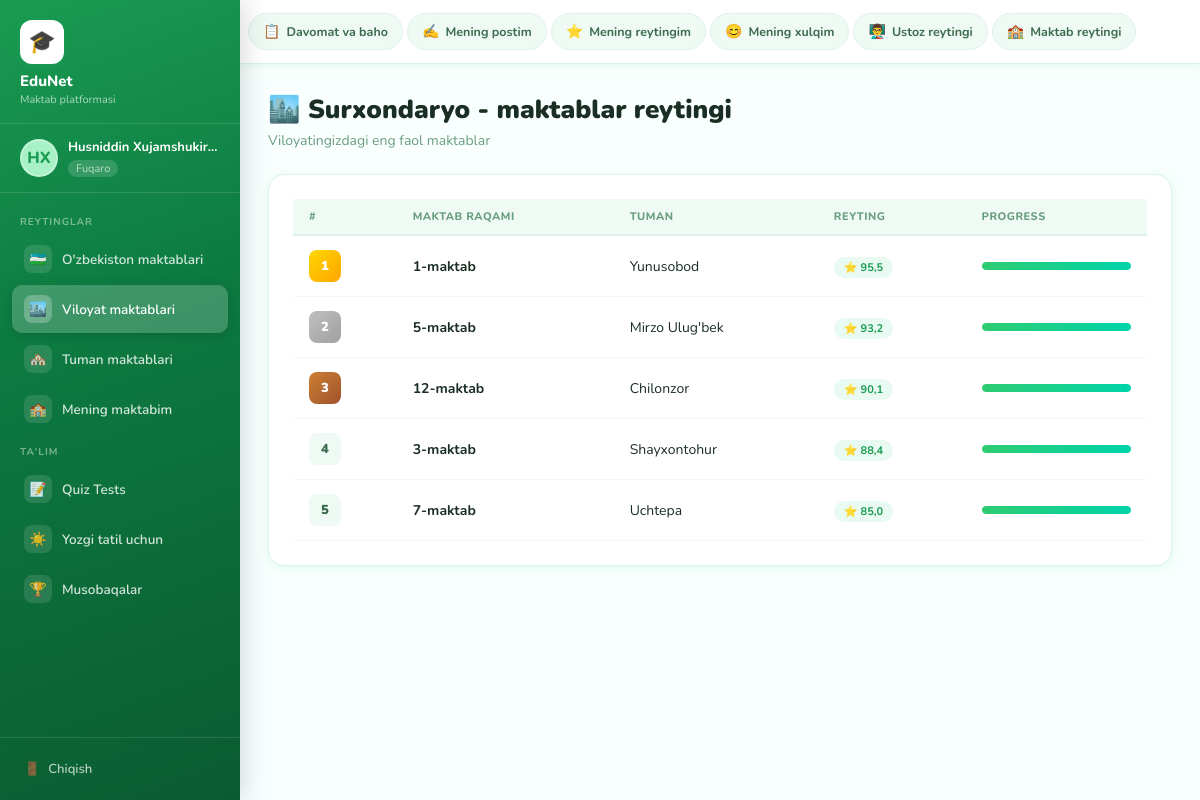
Screenshot of /viloyat/ (signed in) with the database file from the repository.
### accounts/models.py (models this page shows, shortened)
class CustomUser(AbstractUser):
    rol = models.CharField(max_length=20, choices=ROL_CHOICES, default='oquvchi')
    viloyat = models.CharField(max_length=50, choices=VILOYATLAR, blank=True)
    tuman = models.CharField(max_length=100, blank=True)
    maktab_raqam = models.CharField(max_length=20, blank=True)
    sinf = models.IntegerField(null=True, blank=True)
    avatar = models.ImageField(upload_to='avatars/', blank=True, null=True)
    reyting = models.FloatField(default=0.0)
    created_at = models.DateTimeField(auto_now_add=True)

### main/views.py (the view)
# urls.py: path('viloyat/', views.viloyat_maktablari, name='viloyat_maktablari'),
@login_required
def viloyat_maktablari(request):
    user = request.user
    viloyat = user.viloyat
    maktablar = Maktab.objects.filter(viloyat=viloyat).order_by('-reyting')
    demo_data = [
        {'raqam': '1', 'tuman': 'Yunusobod', 'reyting': 95.5},
        {'raqam': '5', 'tuman': 'Mirzo Ulug\'bek', 'reyting': 93.2},
        {'raqam': '12', 'tuman': 'Chilonzor', 'reyting': 90.1},
        {'raqam': '3', 'tuman': 'Shayxontohur', 'reyting': 88.4},
        {'raqam': '7', 'tuman': 'Uchtepa', 'reyting': 85.0},
    ]
    return render(request, 'main/viloyat_maktablari.html', {
        'maktablar': maktablar if maktablar.exists() else demo_data,
        'viloyat': dict(VILOYATLAR).get(viloyat, viloyat)
    })

### templates/main/viloyat_maktablari.html (shortened to what this page needs)
{% extends 'dashboard_base.html' %}
{% block content %}
<div class="page-header">
  <h1>🏙️ {{ viloyat }} - maktablar reytingi</h1>
  <p>Viloyatingizdagi eng faol maktablar</p>
</div>
<div class="card">
  <table class="reyting-table">
    <thead>
      <tr><th>#</th><th>Maktab raqami</th><th>Tuman</th><th>Reyting</th><th>Progress</th></tr>
    </thead>
    <tbody>
      {% for m in maktablar %}
      <tr>
        <td><div class="rank-badge {% if forloop.counter == 1 %}rank-1{% elif forloop.counter == 2 %}rank-2{% elif forloop.counter == 3 %}rank-3{% else %}rank-other{% endif %}">{{ forloop.counter }}</div></td>
        <td><strong>{{ m.raqam }}-maktab</strong></td>
        <td>{{ m.tuman }}</td>
        <td><span class="badge badge-green">⭐ {{ m.reyting }}</span></td>
        <td><div class="progress-bar"><div class="progress-fill" style="width:{{ m.reyting }}%"></div></div></td>
      </tr>
      {% endfor %}
    </tbody>
  </table>
</div>
{% endblock %}

### templates/dashboard_base.html
{% extends 'base.html' %}
{% load static %}
{% block body %}
<div class="app-layout">
  <aside class="sidebar">
    <div class="sidebar-logo">
      <div class="logo-icon">🎓</div>
      <h2>EduNet</h2>
      <p>Maktab platformasi</p>
    </div>
    <div class="sidebar-user">
      <div class="avatar">{{ request.user.first_name|first|upper }}{{ request.user.last_name|first|upper }}</div>
      <div class="user-info">
        <div class="name">{{ request.user.get_full_name|default:request.user.username }}</div>
        <span class="rol">{{ request.user.get_rol_display }}</span>
      </div>
    </div>
    <nav class="sidebar-nav">
      <div class="nav-label">Reytinglar</div>
      <a href="{% url 'uzbekiston_maktablari' %}" class="{% if request.resolver_match.url_name == 'uzbekiston_maktablari' %}active{% endif %}">
        <span class="nav-icon">🇺🇿</span> O'zbekiston maktablari
      </a>
      <a href="{% url 'viloyat_maktablari' %}" class="{% if request.resolver_match.url_name == 'viloyat_maktablari' %}active{% endif %}">
        <span class="nav-icon">🏙️</span> Viloyat maktablari
      </a>
      <a href="{% url 'tuman_maktablari' %}" class="{% if request.resolver_match.url_name == 'tuman_maktablari' %}active{% endif %}">
        <span class="nav-icon">🏘️</span> Tuman maktablari
      </a>
      <a href="{% url 'mening_maktabim' %}" class="{% if request.resolver_match.url_name == 'mening_maktabim' %}active{% endif %}">
        <span class="nav-icon">🏫</span> Mening maktabim
      </a>
      <div class="nav-label">Ta'lim</div>
      <a href="{% url 'quiz_tests' %}" class="{% if request.resolver_match.url_name == 'quiz_tests' %}active{% endif %}">
        <span class="nav-icon">📝</span> Quiz Tests
      </a>
      <a href="{% url 'yozgi_tatil' %}" class="{% if request.resolver_match.url_name == 'yozgi_tatil' %}active{% endif %}">
        <span class="nav-icon">☀️</span> Yozgi tatil uchun
      </a>
      <a href="{% url 'musobaqalar' %}" class="{% if request.resolver_match.url_name == 'musobaqalar' %}active{% endif %}">
        <span class="nav-icon">🏆</span> Musobaqalar
      </a>
    </nav>
    <div class="sidebar-bottom">
      <a href="{% url 'logout' %}">
        <span>🚪</span> Chiqish
      </a>
    </div>
  </aside>
  <div class="main-wrapper">
    <header class="topbar">
      <a href="{% url 'davomat_baho' %}" class="top-btn {% if request.resolver_match.url_name == 'davomat_baho' %}active{% endif %}">
        <span class="btn-icon">📋</span> Davomat va baho
      </a>
      <a href="{% url 'mening_postim' %}" class="top-btn {% if request.resolver_match.url_name == 'mening_postim' %}active{% endif %}">
        <span class="btn-icon">✍️</span> Mening postim
      </a>
      <a href="{% url 'mening_reytingim' %}" class="top-btn {% if request.resolver_match.url_name == 'mening_reytingim' %}active{% endif %}">
        <span class="btn-icon">⭐</span> Mening reytingim
      </a>
      <a href="{% url 'mening_xulqim' %}" class="top-btn {% if request.resolver_match.url_name == 'mening_xulqim' %}active{% endif %}">
        <span class="btn-icon">😊</span> Mening xulqim
      </a>
      <a href="{% url 'ustoz_reytingi' %}" class="top-btn {% if request.resolver_match.url_name == 'ustoz_reytingi' %}active{% endif %}">
        <span class="btn-icon">👨‍🏫</span> Ustoz reytingi
      </a>
      <a href="{% url 'maktab_reytingi' %}" class="top-btn {% if request.resolver_match.url_name == 'maktab_reytingi' %}active{% endif %}">
        <span class="btn-icon">🏫</span> Maktab reytingi
      </a>
    </header>
    <main class="page-content">
      {% block content %}{% endblock %}
    </main>
  </div>
</div>
{% endblock %}

### rows the page displays
CustomUser: user.first_name|first "H", user.last_name|first "X", user.get_full_name "Husniddin Xujamshukir…", user.rol "Fuqaro", viloyat "Surxondaryo"

### other values shown
{{ m.raqam }} "1" "5" "12" "3" "7"
{{ m.tuman }} "Yunusobod" "Mirzo Ulug'bek" "Chilonzor" "Shayxontohur" "Uchtepa"
{{ m.reyting }} "95,5" "93,2" "90,1" "88,4" "85,0"
